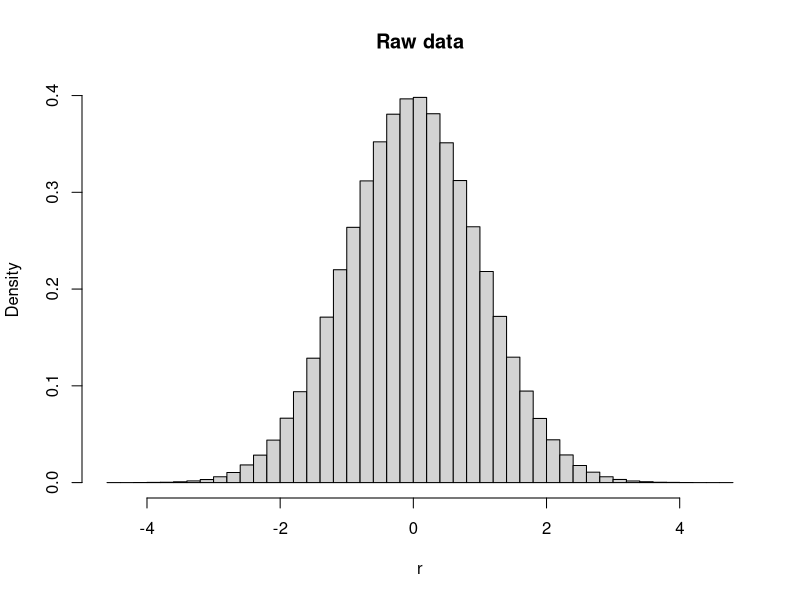
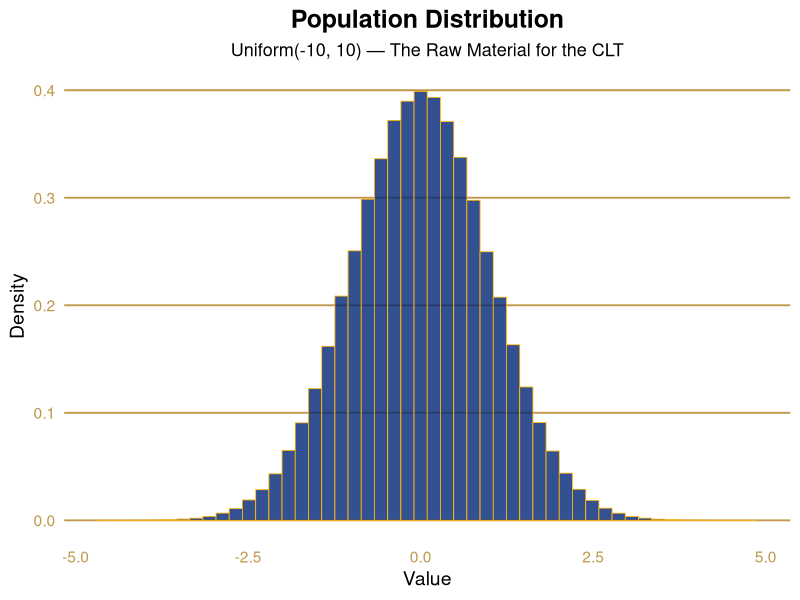
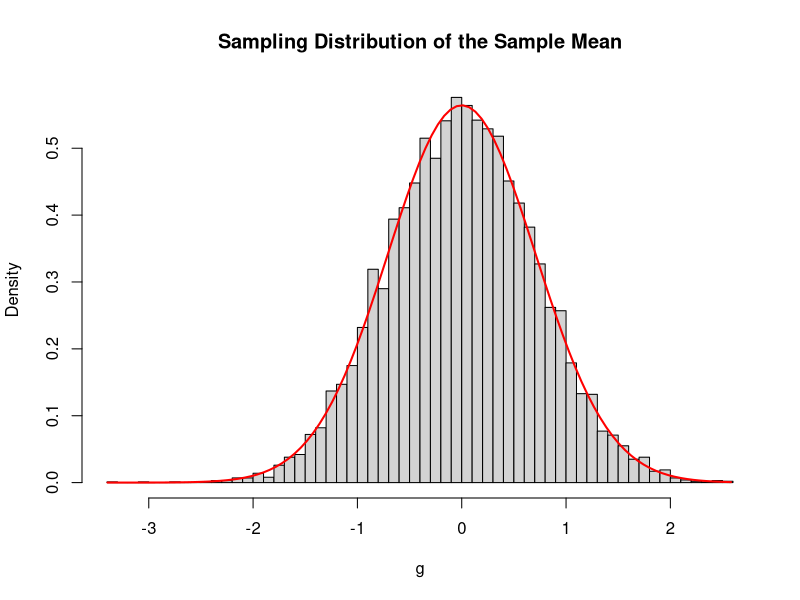

Source code (R) for these figures, in order:
# My favorite sandwich is a BLT. 
# My favorite Theorem is the CLT
# This is R. You can get really lost here. 
# But Prof. Max loves it here. 

# Fall 2025 - Lecture 2 

rm(list = ls()) # clear memory

set.seed(22092008) # set random number generator seed (my kid's birthday)

# Let's assume the size of a population
N<-1000000 # population size (this is truth we will sample from)

# Let's assume a smaple size (We will mess with this number) 
n <- 2 # sample size (size of sample we will draw for calculation of sample mean)
numloop <- 10000 # number of draws (we are gods! We can do this as many times as we wish!)

# Placeholder object
g <- integer(numloop) # vector to hold sample mean for each iteration

# VERSION 1: For normally distributed data
sig2 <- 1 # variance for population
mu <- 0 # mean of population
r <- as.matrix(rnorm(N, mean=mu,sd=sqrt(sig2)))

# VERSION 2: For uniformly distributed data
# ub <- 10
# lb <- -10
# r <- as.matrix(runif(N, min = lb, max = ub))
# sig2 <- (lb-ub)^2/12 # variance for uniform (SCIENCE!)

# Plot population
hist(r,prob=TRUE,breaks = 50,main = "Raw data")

# Holy moly this an ugly plot. A few lines of code, and you can make this so pretty!
library(ggplot2)

df <- data.frame(x = r)

ggplot(df, aes(x = x)) +
  geom_histogram(
    aes(y = ..density..),
    bins = 50,
    fill = "#002676",
    color = "#FDB515",
    alpha = 0.8,
    linewidth = 0.3
  ) +
  labs(
    title = "Population Distribution",
    subtitle = "Uniform(-10, 10) — The Raw Material for the CLT",
    x = "Value",
    y = "Density"
  ) +
  theme_minimal(base_size = 14) +
  theme(
    plot.title = element_text(face = "bold", size = 18, hjust = 0.5),
    plot.subtitle = element_text(size = 13, hjust = 0.5),
    panel.grid.minor = element_blank(),
    panel.grid.major.x = element_blank(),
    panel.grid.major.y = element_line(color = "#C09748"),
    axis.text = element_text(color = "#C09748"),
    plot.background = element_rect(fill = "white", color = NA)
  )



# Draw `numloop' samples of size n and calculate mean each time. 

for(i in 1:numloop) {
  tmp <-sample(r, n, replace = FALSE, prob = NULL)
  g[i] <- mean(tmp)
}

# Calculate minimum and maximum of sample means (cleaner plot)
a <-min(g)
b <-max(g)


# Make histogram of sample means with 50 bins
hist(g,prob=TRUE,breaks = 50,main = "Sampling Distribution of the Sample Mean")

# Overlay normal distribution with predicted mean and variance
curve(dnorm(x,mean=0,sd=sqrt(sig2/n)),a,b,add=TRUE,lwd=2,col="red")


# 
# ### Challenge: Can you break the CLT? Come up with a population where the sample mean does not have the predicted distribution?
# # A classic example is the Cauchy Distribution (fat tailed). 
# rm(list = ls()) # clear memory
# set.seed(123)
# 
# numloop <- 10000
# n <- 5
# 
# # Generate 10,000 sample means from Cauchy
# g <- replicate(numloop, mean(rcauchy(n)))
# 
# # Plot histogram but restrict x-axis to [-25, 25]
# g_trim <- g[abs(g) <= 7]
# hist(g_trim,  xlim = c(-7, 7), breaks=50,
#      main = "Sample mean of Cauchy(0,1)",
#      xlab = "Sample mean",
#      col = "lightblue", border = "white")
# 
# # Add a vertical line at 0 for reference
# abline(v = 0, col = "red", lwd = 2)
# 
#  # Another (more obvious) are small samples from a bimodal distribution (where the mean bounces around). 
# rm(list = ls()) # clear memory
# set.seed(123)
# mixpop <- c(rnorm(5e5, -5, 1), rnorm(5e5, 5, 1))
# n <- 2   # intentionally tiny
# g <- replicate(10000, mean(sample(mixpop, n)))
# hist(g, breaks=50, main="Sample mean with bimodal population, n=2")
